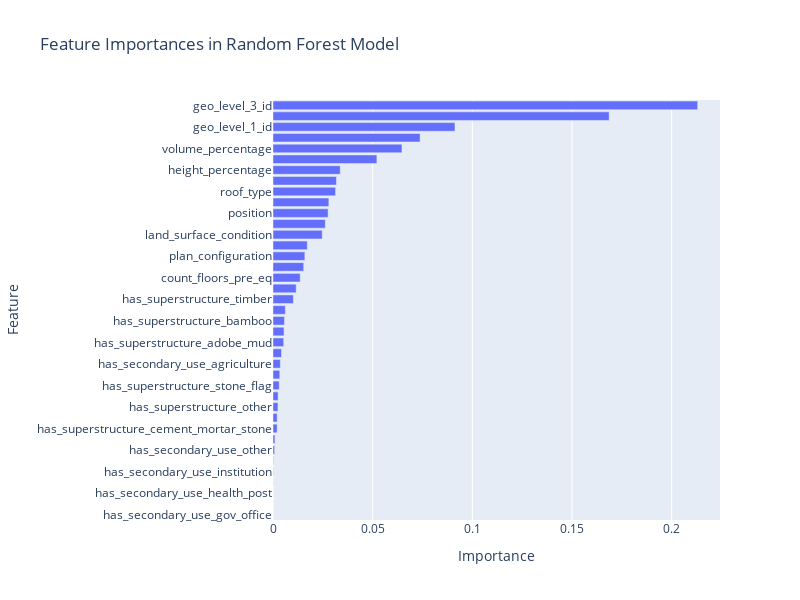

Here is the notebook cell this chart was saved with:
### Code cell
import plotly.graph_objects as go

# Extract feature importances from the random forest model
feature_importances = clf.named_steps['model'].feature_importances_

# Combine feature importances with their corresponding feature names
# This requires a bit of manipulation since you have a ColumnTransformer
# Assuming 'categorical_columns' and 'numerical_columns' are lists of feature names
features = categorical_columns + numerical_columns
sorted_idx = feature_importances.argsort()

# Create a bar plot
fig = go.Figure([go.Bar(x=feature_importances[sorted_idx], y=[features[i] for i in sorted_idx], orientation='h')])

# Update layout
fig.update_layout(title='Feature Importances in Random Forest Model',
                  xaxis_title='Importance',
                  yaxis_title='Feature',
                  yaxis={'categoryorder':'total ascending'},
                  height=600, width=800)

# Show the plot
fig.show()

### Figure 1 — Plotly figure (JSON) as saved in the notebook; plotly's stock layout.template omitted (floating-point values rounded to 4 significant figures)
{"data": [{"orientation": "h", "type": "bar", "x": [1.665e-05, 2.187e-05, 4.012e-05, 6.904e-05, 0.0001642, 0.0002483, 0.0008156, 0.0009635, 0.002078, 0.002086, 0.002476, 0.002553, 0.003107, 0.0034, 0.003693, 0.004266, 0.005357, 0.005539, 0.005751, 0.00619, 0.01022, 0.01163, 0.01364, 0.0154, 0.01599, 0.0172, 0.02469, 0.02624, 0.02765, 0.02802, 0.03139, 0.03183, 0.03373, 0.05211, 0.06469, 0.07379, 0.09128, 0.1686, 0.213], "y": ["has_secondary_use_gov_office", "has_secondary_use_use_police", "has_secondary_use_health_post", "has_secondary_use_school", "has_secondary_use_institution", "has_secondary_use_industry", "has_secondary_use_other", "has_secondary_use_rental", "has_superstructure_cement_mortar_stone", "has_superstructure_rc_engineered", "has_superstructure_other", "has_secondary_use_hotel", "has_superstructure_stone_flag", "has_superstructure_rc_non_engineered", "has_secondary_use_agriculture", "has_superstructure_mud_mortar_brick", "has_superstructure_adobe_mud", "has_secondary_use", "has_superstructure_bamboo", "has_superstructure_cement_mortar_brick", "has_superstructure_timber", "has_superstructure_mud_mortar_stone", "count_floors_pre_eq", "legal_ownership_status", "plan_configuration", "count_families", "land_surface_condition", "ground_floor_type", "position", "other_floor_type", "roof_type", "foundation_type", "height_percentage", "area_percentage", "volume_percentage", "age", "geo_level_1_id", "geo_level_2_id", "geo_level_3_id"]}], "layout": {"height": 600, "title": {"text": "Feature Importances in Random Forest Model"}, "width": 800, "xaxis": {"title": {"text": "Importance"}}, "yaxis": {"categoryorder": "total ascending", "title": {"text": "Feature"}}}}
